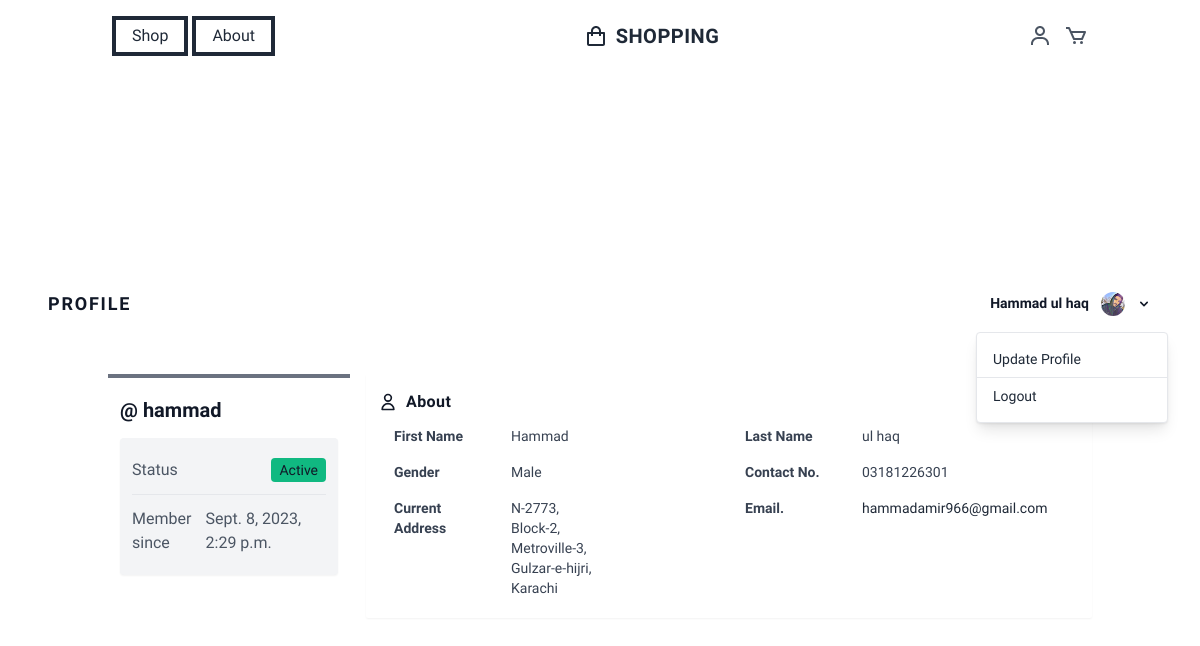
/profile/hammad/ (signed in), run on the app's committed database.
### store/models.py (models this page shows)
class Customer(models.Model):
    user = models.OneToOneField(User, on_delete=models.CASCADE, null=True, blank=True)
    name = models.CharField(max_length=50)
    user_gender = models.CharField(max_length=10, default="Select an option")
    user_address = models.TextField(max_length=300, default="")
    user_phone = models.TextField(max_length=15, blank=True, null=True)
    user_profile = models.ImageField(upload_to="web_images", default="web_images/defaultpf.jpg")
    slug = models.SlugField(unique=True, null=True)

### store/views.py (the view)
# urls.py: path("profile/<slug>/", profile, name="profile"),
@login_required(redirect_field_name="login_redirect", login_url="/login/")
def profile(request, slug):
    user = Customer.objects.filter(slug=slug)
    address = user[0].user_address
    gender = user[0].user_gender
    image = user[0].user_profile
    phone = user[0].user_phone
    username = User.objects.filter(username=slug)[0].username
    fullname = User.objects.filter(username=slug)[0].get_full_name()
    context = {"gender": gender, "address": address, "title": f"Profile | @ {username}", "fullname": fullname, "profile":image, "phone":phone}
    return render(request, "profile.html", context)

### templates/profile.html (shortened to what this page needs)
{%extends 'profile_base.html'%}
{%load static%}
{%block content%}
<div class="bg-transparent h-screen flex items-center flex-col justify-center">
    <div class="w-full text-gray-900 bg-main-color">
        <div x-data="{ open: false }"
            class="flex flex-col max-w-screen-xl px-4 mx-auto md:items-center md:justify-between md:flex-row md:px-6 lg:px-8">
            <div class="p-4 flex flex-row items-center justify-between">
                <a href="/profile/{{request.user.username}}"
                    class="text-lg font-semibold tracking-widest uppercase rounded-lg focus:outline-none focus:shadow-outline">
                    profile</a>
            </div>
            <nav :class="{'flex': open, 'hidden': !open}"
                class="flex-col flex-grow pb-4 md:pb-0 hidden md:flex md:justify-end md:flex-row">
                <div @click.away="open = false" class="relative" x-data="{ open: false }">
                    <button @click="open = !open"
                        class="flex flex-row items-center justify-center rounded space-x-2 w-full px-4 py-2 mt-2 text-sm font-semibold text-left bg-transparent hover:bg-gray-800 hover:text-white md:w-auto md:inline md:mt-0 md:ml-4 hover:bg-gray-200 focus:bg-gray-800 focus:text-white focus:outline-none focus:shadow-outline">
                        <span>{{fullname}}</span>
                        <img class="inline w-6 h-6 rounded-full" src="/media/{{profile}}">
                    </button>
                    <div x-show="open" x-transition:enter="transition ease-out duration-100"
                        x-transition:enter-start="transform opacity-0 scale-95"
                        x-transition:enter-end="transform opacity-100 scale-100"
                        x-transition:leave="transition ease-in duration-75"
                        x-transition:leave-start="transform opacity-100 scale-100"
                        x-transition:leave-end="transform opacity-0 scale-95"
                        class="absolute right-0 w-full mt-2 origin-top-right rounded-md shadow-lg md:w-48">
                        <div
                            class="py-2 bg-white rounded text-gray-800 text-sm rounded-sm border border-main-color shadow-sm">
                            <a class="block px-4 py-2 mt-2 text-sm bg-white md:mt-0 focus:text-gray-900 hover:bg-gray-100 focus:bg-gray-200 focus:outline-none focus:shadow-outline"
                                href="/profile_update">Update Profile</a>
                            <a class="block px-4 py-2 mt-2 text-sm bg-white md:mt-0 focus:text-gray-900 hover:bg-gray-100 focus:bg-gray-200 focus:outline-none focus:shadow-outline"
                                href="/logout/">Logout</a>
                        </div>
                    </div>
                </div>
            </nav>
        </div>
    </div>
    <div class="container  mx-auto my-5 p-5">
        <div class="md:flex no-wrap md:-mx-2 ">
            <div class="w-full md:w-3/12 md:mx-2">
                <div class="bg-white p-3 border-t-4 border-gray-500">
                    <h1 class="text-gray-900 font-bold text-xl leading-8 my-1">@ {{request.user.username}}</h1>
                    <ul
                        class="bg-gray-100 text-gray-600 hover:text-gray-700 hover:shadow py-2 px-3 mt-3 divide-y rounded shadow-sm">
                        <li class="flex items-center py-3">
                            <span>Status</span>
                            <span class="ml-auto"><span class="bg-green-500 py-1 px-2 rounded text-gray-900 text-sm">
                                    {%if request.user.is_authenticated%}
                                    Active
                                    {%endif%}
                                </span></span>
                        </li>
                        <li class="flex items-center py-3">
                            <span>Member since</span>
                            <span class="ml-auto">{{request.user.date_joined}}</span>
                        </li>
                    </ul>
                </div>
            </div>
            <div class="w-full md:w-9/12 mx-2 h-64">
                <div class="bg-white p-3 shadow-sm rounded-sm">
                    <div class="flex items-center space-x-2 font-semibold text-gray-900 leading-8">
                        <span clas="text-green-500">
                            <svg class="h-5" xmlns="http://www.w3.org/2000/svg" fill="none" viewBox="0 0 24 24"
                                stroke="currentColor">
                                <path stroke-linecap="round" stroke-linejoin="round" stroke-width="2"
                                    d="M16 7a4 4 0 11-8 0 4 4 0 018 0zM12 14a7 7 0 00-7 7h14a7 7 0 00-7-7z" />
                            </svg>
                        </span>
                        <span class="tracking-wide">About</span>
                    </div>
                    <div class="text-gray-700">
                        <div class="grid md:grid-cols-2 text-sm">
                            <div class="grid grid-cols-3">
                                <div class="px-4 py-2 grid-span-1 font-semibold">First Name</div>
                                <div class="px-4 py-2 grid-span-2">{{request.user.first_name}}</div>
                            </div>
                            <div class="grid grid-cols-3">
                                <div class="px-4 py-2 grid-span-1 font-semibold">Last Name</div>
                                <div class="px-4 py-2 grid-span-2">{{request.user.last_name}}</div>
                            </div>
                            <div class="grid grid-cols-3">
                                <div class="px-4 py-2 font-semibold grid-span-1">Gender</div>
                                <div class="px-4 py-2 grid-span-2">{{gender}}</div>
                            </div>
                            <div class="grid grid-cols-3">
                                <div class="px-4 py-2 font-semibold grid-span-1">Contact No.</div>
                                <div class="px-4 py-2 grid-span-2">{{phone}}</div>
                            </div>
                            <div class="grid grid-cols-3">
                                <div class="px-4 py-2 font-semibold grid-span-1">Current Address</div>
                                <div class="px-4 py-2 grid-span-2">{{address}}</div>
                            </div>
                            <div class="grid grid-cols-3">
                                <div class="px-4 py-2 font-semibold grid-span-1">Email.</div>
                                <div class="px-4 py-2 grid-span-2 text-wrap">
                                    <a class="text-gray-800 " href="mailto:jane@example.com">{{request.user.email}}</a>
                                </div>
                            </div>
                        </div>
                    </div>
                </div>
            </div>
        </div>
    </div>
</div>
{%endblock%}

### templates/profile_base.html (style rules this page uses)
.work-sans { font-family: 'Work Sans', sans-serif; }

### data on the page
Customer: name "Hammad ul haq", user_profile (picture), user_gender "Male", user_phone "03181226301", user_address "N-2773, Block-2, Metroville-3, Gulzar-e-hijri, Karachi"

### other printed values
{{ request.user.username }} "hammad"
{{ request.user.date_joined }} "Sept. 8, 2023, 2:29 p.m."
{{ request.user.first_name }} "Hammad"
{{ request.user.last_name }} "ul haq"
{{ request.user.email }} "hammadamir966@gmail.com"
